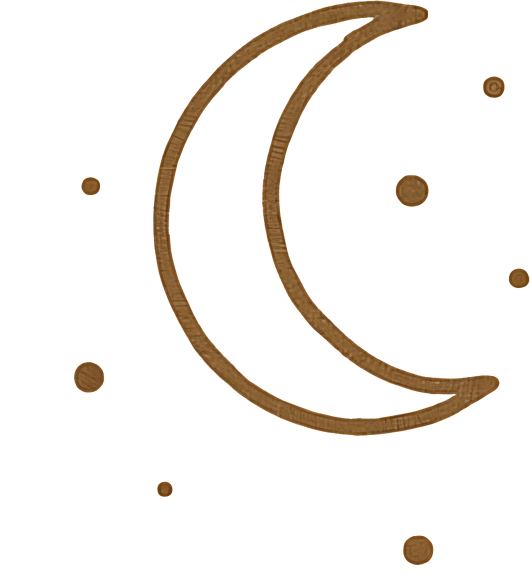
#> input picture img/story/Crescent Moon With Stars.png, 1060 x 1163 px (shown at 1/2 size)
$ python optimiser_images.py
#> lines starting #> are read from the running program, lines starting #| are printed output that depends on the picture; after the words box and inside, x2 and y2 are one past the last pixel; in counts of white or black regions, pixels touching at a corner belong together
"""Prépare les images du site pour le web.

Usage (depuis le dossier invitation-mariage) :
    pip install pillow numpy
    python optimiser_images.py

1. Dessins du pack « Wedding Invitation Story » (lune, étoile filante, papillons) :
   copiés depuis le Bureau vers img/story/ si besoin, fond crème retiré, -> img/web/
2. Illustrations générées avec ChatGPT, à déposer dans img/art/ :
   - arche.png      : l'illustration brodée principale (arche + coucher de soleil sur la mer)
   - papillons.png  : planche de 6 papillons brodés (3 colonnes x 2 lignes, fond transparent)
   -> converties en WebP ; la planche est découpée en papillon-art-1.webp ... papillon-art-6.webp
"""
import shutil
from pathlib import Path

import numpy as np
from PIL import Image, ImageFilter

ROOT = Path(__file__).parent
SRC = ROOT / "img" / "story"
ART = ROOT / "img" / "art"
OUT = ROOT / "img" / "web"
DESKTOP_PACK = (Path.home() / "Desktop" / "57973095-wedding-invitation-stories-pack-for-after-effects-ShareAE.com"
                / "Wedding Invitation Story Pack" / "(Footage)" / "00_Assets")

# fichier du pack -> (nom de sortie, largeur max, zones à effacer en fractions (x0, y0, x1, y1))
ASSETS = {
    "Crescent Moon With Stars.png": ("lune", 600, [(0.30, 0.95, 0.70, 1.0)]),
    "Stylized Shooting Star Illustration.png": ("etoile-filante", 500, []),
    "Brown Butterfly Silhouette Design.png": ("papillon-brun", 320, [(0.0, 0.0, 0.10, 0.32)]),
    "Green Butterfly Silhouette Design.png": ("papillon-vert", 320, [(0.0, 0.86, 0.04, 1.0)]),
}

for d in (SRC, ART, OUT):
    d.mkdir(parents=True, exist_ok=True)


def trim(im):
    bbox = im.getchannel("A").point(lambda a: 255 if a > 10 else 0).getbbox()
    return im.crop(bbox) if bbox else im


def fit(im, max_w):
    if im.width > max_w:
        im = im.resize((max_w, round(im.height * max_w / im.width)), Image.LANCZOS)
    return im


def save(im, name, quality=85):
    dst = OUT / f"{name}.webp"
    im.save(dst, "WEBP", quality=quality, method=6)
    print(f"  -> {dst.name:<24} {im.width}x{im.height}  {dst.stat().st_size/1024:.0f} Ko")


print("Dessins du pack :")
for name, (out_name, max_w, erase) in ASSETS.items():
    src = SRC / name
    if not src.exists() and (DESKTOP_PACK / name).exists():
        shutil.copy2(DESKTOP_PACK / name, src)
    if not src.exists():
        print(f"  manquant : {src}")
        continue
    rgb = np.asarray(Image.open(src).convert("RGB")).astype(np.float32)
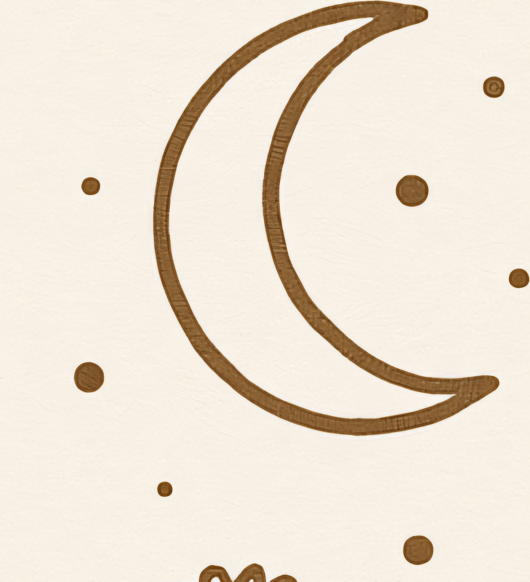
#> rgb: shape (1163, 1060, 3) float32 (shown at 1/2 size); mean R, G, B 238.2, 226.7, 210.4
    h, w, _ = rgb.shape
#> h = 1163; w = 1060
    bright = rgb[rgb.max(axis=2) > 200]
    paper = np.median(bright, axis=0) if len(bright) else np.array([245, 240, 230], np.float32)
#> paper = [248, 240, 229]
    dark = np.clip((paper - rgb) / np.maximum(paper, 1), 0, 1).max(axis=2)
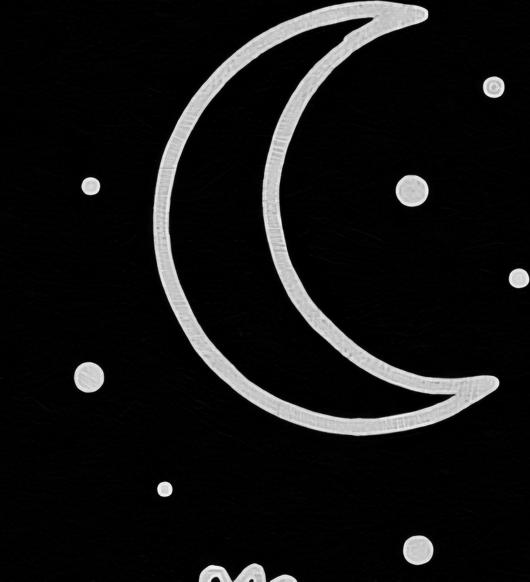
#> dark: shape (1163, 1060) float32 (shown at 1/2 size); min 0, max 1, mean 0.0766
    alpha = np.clip((dark - 0.08) / 0.30, 0, 1)
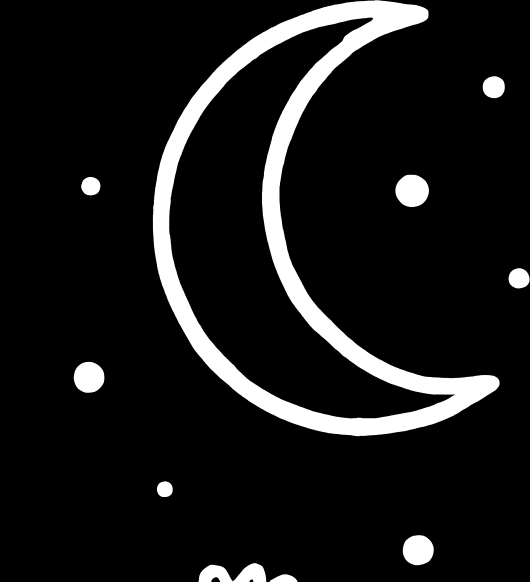
#> alpha: shape (1163, 1060) float32 (shown at 1/2 size); min 0, max 1, mean 0.0933
    for x0, y0, x1, y1 in erase:
        alpha[int(y0 * h):int(y1 * h), int(x0 * w):int(x1 * w)] = 0
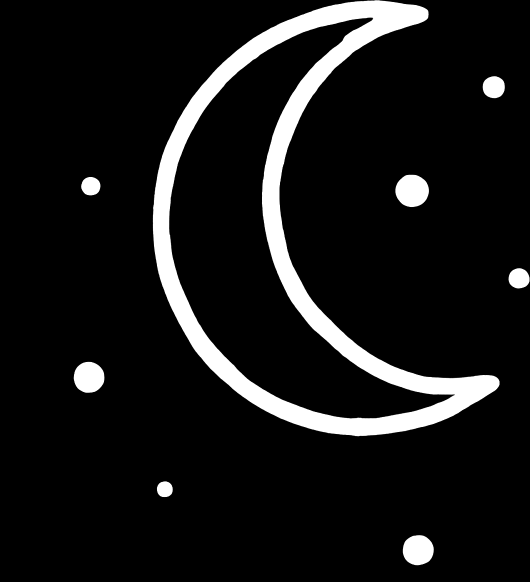
#> alpha: shape (1163, 1060) float32 (shown at 1/2 size); 0.32% of pixels changed, all inside (x1, y1, x2, y2) = (397, 1126, 595, 1163)
    im = Image.fromarray(np.dstack([rgb, alpha * 255]).astype(np.uint8), "RGBA")
    save(fit(trim(im), max_w), out_name)
#> in trim, `bbox = im.getchannel("A").point(lambda a: 255 if a > 10 else 0).getbbo..`: bbox = (147, 0, 1060, 1131)
#> in trim, `return im.crop(bbox) if bbox else im`:
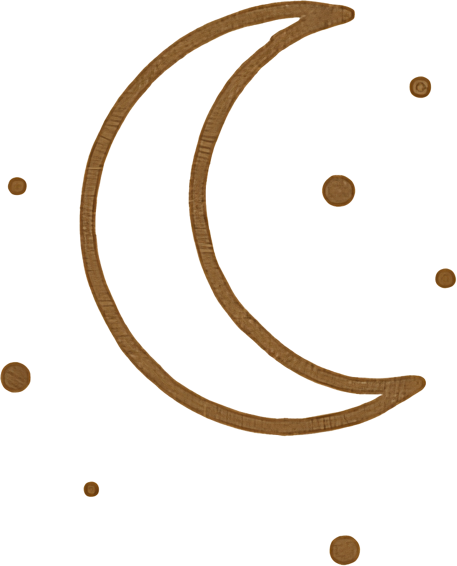
#> returned value: PIL image 913x1131 RGBA (shown at 1/2 size); mean R, G, B, A 235.5, 224.6, 209.8, 27.5; transparent parts drawn white
#> in fit, `im = im.resize((max_w, round(im.height * max_w / im.width)), Image.LAN..`:
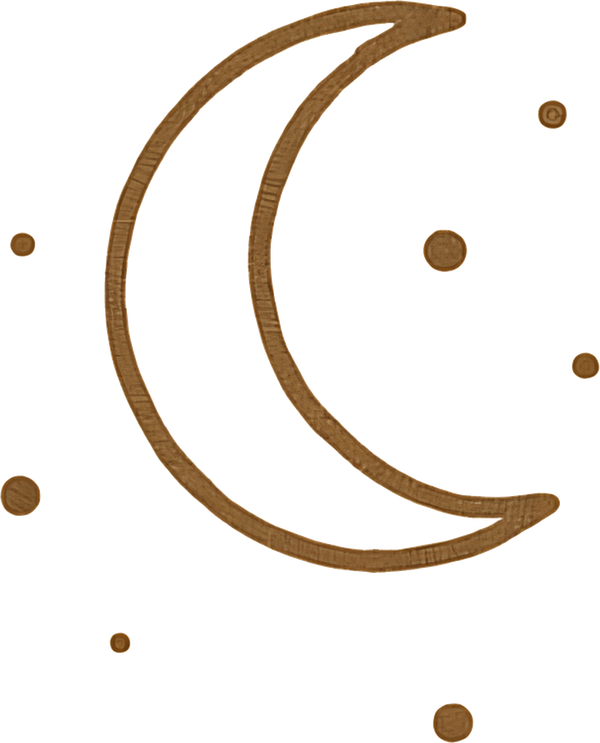
#> im: PIL image 600x743 RGBA; mean R, G, B, A 18, 13.3, 8.1, 27.5; transparent parts drawn white
#> (the run stopped early here; a loop or call above may not have finished)
